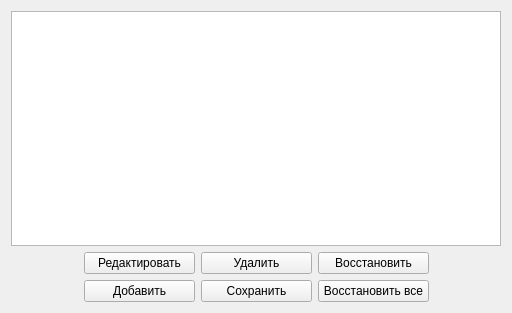
<?xml version="1.0" encoding="UTF-8"?>
<ui version="4.0">
 <class>ListEditorWidget</class>
 <widget class="QWidget" name="ListEditorWidget">
  <property name="geometry">
   <rect>
    <x>0</x>
    <y>0</y>
    <width>512</width>
    <height>313</height>
   </rect>
  </property>
  <property name="windowTitle">
   <string>Form</string>
  </property>
  <layout class="QVBoxLayout" name="verticalLayout">
   <item>
    <widget class="QListWidget" name="listWidget">
     <property name="selectionMode">
      <enum>QAbstractItemView::ExtendedSelection</enum>
     </property>
     <property name="selectionRectVisible">
      <bool>true</bool>
     </property>
    </widget>
   </item>
   <item>
    <layout class="QHBoxLayout" name="horizontalLayout">
     <item>
      <spacer name="horizontalSpacer">
       <property name="orientation">
        <enum>Qt::Horizontal</enum>
       </property>
       <property name="sizeHint" stdset="0">
        <size>
         <width>40</width>
         <height>20</height>
        </size>
       </property>
      </spacer>
     </item>
     <item>
      <widget class="QPushButton" name="editButton">
       <property name="minimumSize">
        <size>
         <width>111</width>
         <height>0</height>
        </size>
       </property>
       <property name="text">
        <string>Редактировать</string>
       </property>
      </widget>
     </item>
     <item>
      <widget class="QPushButton" name="removeButton">
       <property name="minimumSize">
        <size>
         <width>111</width>
         <height>0</height>
        </size>
       </property>
       <property name="text">
        <string>Удалить</string>
       </property>
      </widget>
     </item>
     <item>
      <widget class="QPushButton" name="revertButton">
       <property name="minimumSize">
        <size>
         <width>111</width>
         <height>0</height>
        </size>
       </property>
       <property name="text">
        <string>Восстановить</string>
       </property>
      </widget>
     </item>
     <item>
      <spacer name="horizontalSpacer_2">
       <property name="orientation">
        <enum>Qt::Horizontal</enum>
       </property>
       <property name="sizeHint" stdset="0">
        <size>
         <width>40</width>
         <height>20</height>
        </size>
       </property>
      </spacer>
     </item>
    </layout>
   </item>
   <item>
    <layout class="QHBoxLayout" name="horizontalLayout_2">
     <item>
      <spacer name="horizontalSpacer_3">
       <property name="orientation">
        <enum>Qt::Horizontal</enum>
       </property>
       <property name="sizeHint" stdset="0">
        <size>
         <width>40</width>
         <height>20</height>
        </size>
       </property>
      </spacer>
     </item>
     <item>
      <widget class="QPushButton" name="addButton">
       <property name="minimumSize">
        <size>
         <width>111</width>
         <height>0</height>
        </size>
       </property>
       <property name="text">
        <string>Добавить</string>
       </property>
      </widget>
     </item>
     <item>
      <widget class="QPushButton" name="saveButton">
       <property name="minimumSize">
        <size>
         <width>111</width>
         <height>0</height>
        </size>
       </property>
       <property name="text">
        <string>Сохранить</string>
       </property>
      </widget>
     </item>
     <item>
      <widget class="QPushButton" name="revertAllButton">
       <property name="minimumSize">
        <size>
         <width>111</width>
         <height>0</height>
        </size>
       </property>
       <property name="text">
        <string>Восстановить все</string>
       </property>
      </widget>
     </item>
     <item>
      <spacer name="horizontalSpacer_4">
       <property name="orientation">
        <enum>Qt::Horizontal</enum>
       </property>
       <property name="sizeHint" stdset="0">
        <size>
         <width>40</width>
         <height>20</height>
        </size>
       </property>
      </spacer>
     </item>
    </layout>
   </item>
  </layout>
 </widget>
 <resources/>
 <connections/>
</ui>
